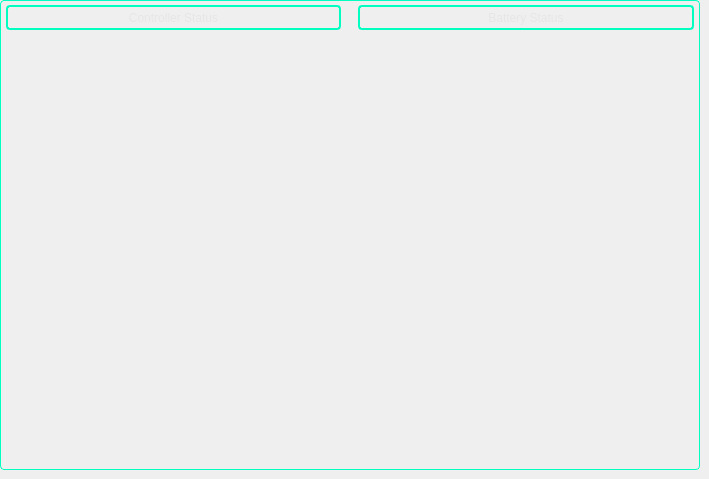
       <widget class="QWidget" name="alerts">
        <widget class="QFrame" name="frame">
         <property name="geometry">
          <rect>
           <x>0</x>
           <y>0</y>
           <width>700</width>
           <height>470</height>
          </rect>
         </property>
         <property name="styleSheet">
          <string notr="true">QFrame{
border: 1px solid #00ffc1;
border-radius: 4px;
padding: 2px;
}</string>
         </property>
         <property name="frameShape">
          <enum>QFrame::StyledPanel</enum>
         </property>
         <property name="frameShadow">
          <enum>QFrame::Raised</enum>
         </property>
         <widget class="QWidget" name="verticalLayoutWidget_3">
          <property name="geometry">
           <rect>
            <x>0</x>
            <y>0</y>
            <width>703</width>
            <height>481</height>
           </rect>
          </property>
          <layout class="QVBoxLayout" name="verticalLayout_5">
           <item>
            <layout class="QHBoxLayout" name="horizontalLayout_5">
             <item>
              <layout class="QVBoxLayout" name="verticalLayout_8">
               <item>
                <layout class="QHBoxLayout" name="horizontalLayout_6">
                 <item>
                  <widget class="QLabel" name="label">
                   <property name="maximumSize">
                    <size>
                     <width>335</width>
                     <height>25</height>
                    </size>
                   </property>
                   <property name="layoutDirection">
                    <enum>Qt::LeftToRight</enum>
                   </property>
                   <property name="styleSheet">
                    <string notr="true">QLabel{
border: 2px solid #00ffc1;
border-radius: 4px;
padding: 2px;
font: 75 italic 12pt &quot;Halvetica&quot; ;
color: #e6e6e6;
}</string>
                   </property>
                   <property name="text">
                    <string>Controller Status</string>
                   </property>
                   <property name="alignment">
                    <set>Qt::AlignCenter</set>
                   </property>
                  </widget>
                 </item>
                </layout>
               </item>
               <item>
                <layout class="QHBoxLayout" name="horizontalLayout_7">
                 <property name="spacing">
                  <number>4</number>
                 </property>
                 <item>
                  <widget class="QWidget" name="controllerWidget" native="true">
                   <property name="minimumSize">
                    <size>
                     <width>340</width>
                     <height>440</height>
                    </size>
                   </property>
                   <property name="maximumSize">
                    <size>
                     <width>340</width>
                     <height>440</height>
                    </size>
                   </property>
                  </widget>
                 </item>
                </layout>
               </item>
              </layout>
             </item>
             <item>
              <layout class="QVBoxLayout" name="verticalLayout_7">
               <item>
                <layout class="QHBoxLayout" name="horizontalLayout_8">
                 <item>
                  <widget class="QLabel" name="label_3">
                   <property name="maximumSize">
                    <size>
                     <width>336</width>
                     <height>25</height>
                    </size>
                   </property>
                   <property name="styleSheet">
                    <string notr="true">QLabel{
border: 2px solid #00ffc1;
border-radius: 4px;
padding: 2px;
font: 75 italic 12pt &quot;Halvetica&quot; ;
color: #e6e6e6;
}</string>
                   </property>
                   <property name="text">
                    <string>Battery Status</string>
                   </property>
                   <property name="alignment">
                    <set>Qt::AlignCenter</set>
                   </property>
                  </widget>
                 </item>
                </layout>
               </item>
               <item>
                <layout class="QHBoxLayout" name="horizontalLayout_9">
                 <property name="spacing">
                  <number>4</number>
                 </property>
                 <item>
                  <widget class="QWidget" name="batteryWidget" native="true">
                   <property name="minimumSize">
                    <size>
                     <width>345</width>
                     <height>440</height>
                    </size>
                   </property>
                   <property name="maximumSize">
                    <size>
                     <width>340</width>
                     <height>440</height>
                    </size>
                   </property>
                  </widget>
                 </item>
                </layout>
               </item>
              </layout>
             </item>
            </layout>
           </item>
          </layout>
         </widget>
        </widget>
       </widget>
